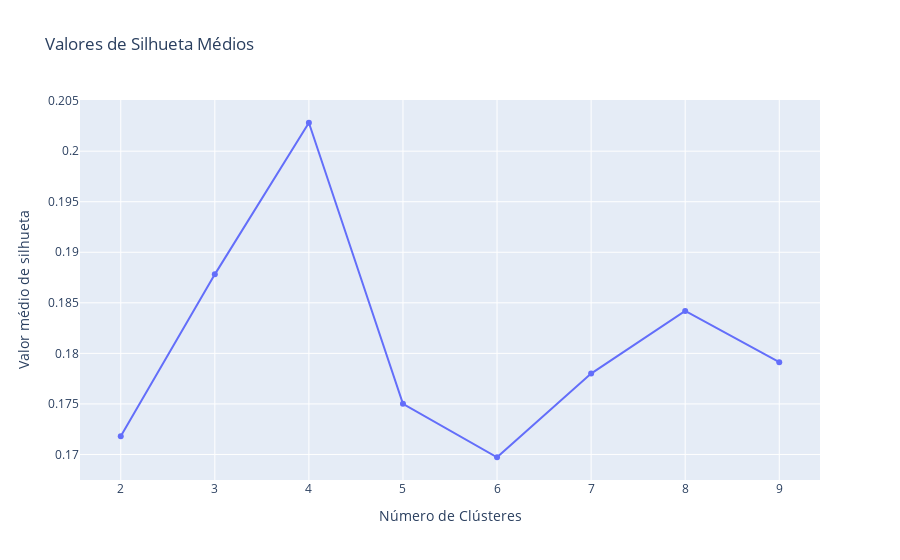

Source (notebook cell):
### Code cell
fig =go.Figure()
fig.add_trace(go.Scatter(x = faixa_n_clusters, y = valores_silhueta))
fig.update_layout(
    title = "Valores de Silhueta Médios",
    xaxis_title = "Número de Clústeres",
    yaxis_title = "Valor médio de silhueta",
    )

### Figure 1 — Plotly figure (JSON) as saved in the notebook; plotly's stock layout.template omitted (floating-point values rounded to 4 significant figures)
{"data": [{"type": "scatter", "x": [2, 3, 4, 5, 6, 7, 8, 9], "y": [0.1718, 0.1878, 0.2028, 0.175, 0.1697, 0.178, 0.1842, 0.1791]}], "layout": {"title": {"text": "Valores de Silhueta Médios"}, "xaxis": {"title": {"text": "Número de Clústeres"}}, "yaxis": {"title": {"text": "Valor médio de silhueta"}}}}
